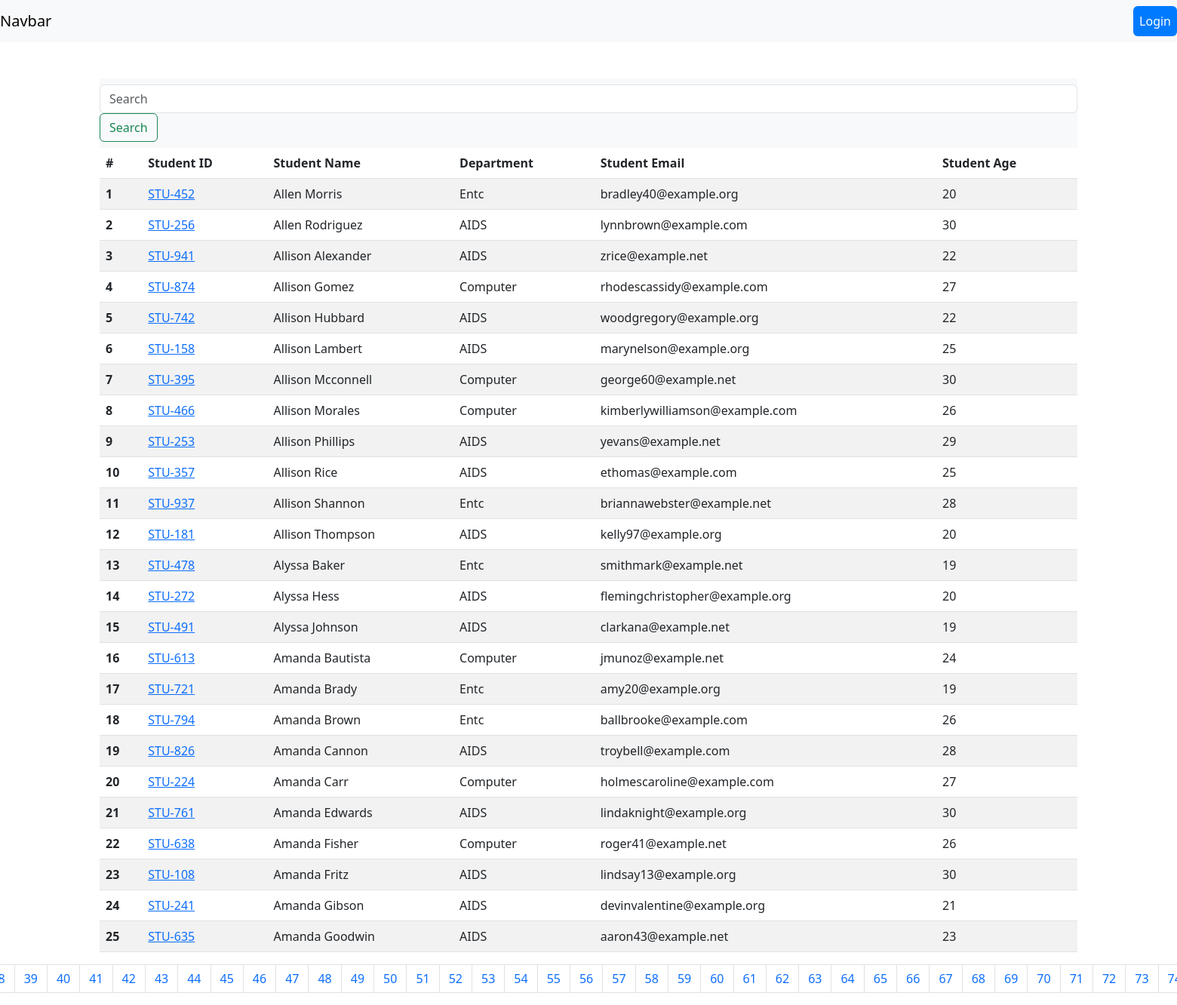
The app's page /student/?page=4 with its own data.
### vege/models.py (models this page shows, shortened)
class Student(models.Model):
    department = models.ForeignKey(Department, related_name="depart", on_delete=models.CASCADE)
    student_id = models.OneToOneField(StudentId, related_name="studentid", on_delete=models.CASCADE)
    student_name = models.CharField(max_length=100)
    student_email = models.EmailField(unique=True)
    student_age = models.IntegerField(default=18)
    student_address = models.TextField()
    is_deleted = models.BooleanField(default=False)
    objects = StudentManager()
    admin_objects = models.Manager()
    class Meta:
        ordering = ['student_name']
        verbose_name = "student"

class StudentId(models.Model):
    student_id = models.CharField(max_length=100)

class Department(models.Model):
    department = models.CharField(max_length=100)
    class Meta:
        ordering = ['department']

### vege/views.py (the view, shortened to what this page needs)
# urls.py: path('student/',get_students),
def get_students(request):
    queryset = Student.objects.all()
    search = request.GET.get('search', '')
    paginator = Paginator(queryset, 25)
    page_number = request.GET.get("page", 1)
    page_obj = paginator.get_page(page_number)
    return render(request, 'report/student.html', {'queryset': page_obj})

### vege/models.py (called while the page is built)
    def get_queryset(self) -> models.QuerySet:
        return super().get_queryset().filter(is_deleted = False)

### vege/templates/report/student.html (shortened to what this page needs)
{% extends "base.html" %}
{% load static %}
{% block content %}
<div class="container mt-5">
  <form class="form-inline" method="get">
    <nav class="navbar navbar-light bg-light">
      <input class="form-control mr-sm-2" name="search" type="search" placeholder="Search" aria-label="Search" value="{{ request.GET.search }}">
      <button class="btn btn-outline-success my-2 my-sm-0" type="submit">Search</button>
    </nav>
  </form>
  <table class="table table-striped">
    <thead>
      <tr>
        <th scope="col">#</th>
        <th scope="col">Student ID</th>
        <th scope="col">Student Name</th>
        <th scope="col">Department</th>
        <th scope="col">Student Email</th>
        <th scope="col">Student Age</th>
      </tr>
    </thead>
    <tbody>
      {% for student in queryset %}
      <tr>
        <th scope="row">{{ forloop.counter }}</th>
        <td>
          <a href="{% url 'see_marks' student.student_id.student_id %}">{{ student.student_id.student_id }}</a>
      </td>
        <td>{{ student.student_name }}</td>
        <td>{{ student.department.department }}</td>
        <td>{{ student.student_email }}</td>
        <td>{{ student.student_age }}</td>
      </tr>
      {% endfor %}
    </tbody>
  </table>
  <nav aria-label="Page navigation example">
    <ul class="pagination justify-content-center">
      {% for num in queryset.paginator.page_range %}
        {% if queryset.number == num %}
        <li class="page-item active"><a class="page-link" href="#">{{ num }}</a></li>
        {% else %}
        <li class="page-item"><a class="page-link" href="?page={{ num }}{% if request.GET.search %}&search={{ request.GET.search }}{% endif %}">{{ num }}</a></li>
        {% endif %}
      {% endfor %}
    </ul>
  </nav>
</div>
{% endblock %}

### records on screen
Student: student_id.student_id "STU-452", student_name "Allen Morris", department.department "Entc", student_email "bradley40@example.org", student_age "20"
Student: student_id.student_id "STU-256", student_name "Allen Rodriguez", department.department "AIDS", student_email "lynnbrown@example.com", student_age "30"
Student: student_id.student_id "STU-941", student_name "Allison Alexander", department.department "AIDS", student_email "zrice@example.net", student_age "22"
Student: student_id.student_id "STU-874", student_name "Allison Gomez", department.department "Computer", student_email "rhodescassidy@example.com", student_age "27"
Student: student_id.student_id "STU-742", student_name "Allison Hubbard", department.department "AIDS", student_email "woodgregory@example.org", student_age "22"
Student: student_id.student_id "STU-158", student_name "Allison Lambert", department.department "AIDS", student_email "marynelson@example.org", student_age "25"
Student: student_id.student_id "STU-395", student_name "Allison Mcconnell", department.department "Computer", student_email "george60@example.net", student_age "30"
Student: student_id.student_id "STU-466", student_name "Allison Morales", department.department "Computer", student_email "kimberlywilliamson@example.com", student_age "26"
Student: student_id.student_id "STU-253", student_name "Allison Phillips", department.department "AIDS", student_email "yevans@example.net", student_age "29"
Student: student_id.student_id "STU-357", student_name "Allison Rice", department.department "AIDS", student_email "ethomas@example.com", student_age "25"
Student: student_id.student_id "STU-937", student_name "Allison Shannon", department.department "Entc", student_email "briannawebster@example.net", student_age "28"
Student: student_id.student_id "STU-181", student_name "Allison Thompson", department.department "AIDS", student_email "kelly97@example.org", student_age "20"
Student: student_id.student_id "STU-478", student_name "Alyssa Baker", department.department "Entc", student_email "smithmark@example.net", student_age "19"
Student: student_id.student_id "STU-272", student_name "Alyssa Hess", department.department "AIDS", student_email "flemingchristopher@example.org", student_age "20"
Student: student_id.student_id "STU-491", student_name "Alyssa Johnson", department.department "AIDS", student_email "clarkana@example.net", student_age "19"
Student: student_id.student_id "STU-613", student_name "Amanda Bautista", department.department "Computer", student_email "jmunoz@example.net", student_age "24"
Student: student_id.student_id "STU-721", student_name "Amanda Brady", department.department "Entc", student_email "amy20@example.org", student_age "19"
Student: student_id.student_id "STU-794", student_name "Amanda Brown", department.department "Entc", student_email "ballbrooke@example.com", student_age "26"
Student: student_id.student_id "STU-826", student_name "Amanda Cannon", department.department "AIDS", student_email "troybell@example.com", student_age "28"
Student: student_id.student_id "STU-224", student_name "Amanda Carr", department.department "Computer", student_email "holmescaroline@example.com", student_age "27"
Student: student_id.student_id "STU-761", student_name "Amanda Edwards", department.department "AIDS", student_email "lindaknight@example.org", student_age "30"
Student: student_id.student_id "STU-638", student_name "Amanda Fisher", department.department "Computer", student_email "roger41@example.net", student_age "26"
Student: student_id.student_id "STU-108", student_name "Amanda Fritz", department.department "AIDS", student_email "lindsay13@example.org", student_age "30"
Student: student_id.student_id "STU-241", student_name "Amanda Gibson", department.department "AIDS", student_email "devinvalentine@example.org", student_age "21"
Student: student_id.student_id "STU-635", student_name "Amanda Goodwin", department.department "AIDS", student_email "aaron43@example.net", student_age "23"

### other values on screen
{{ num }} "39" "40" "41" "42" "43" "44" "45" "46" "47" "48" "49" "50" "51" "52" "53" "54" "55" "56" "57" "58" "59" "60" "61" "62" "63" "64" "65" "66" "67" "68" "69" "70" "71" "72" "73"
